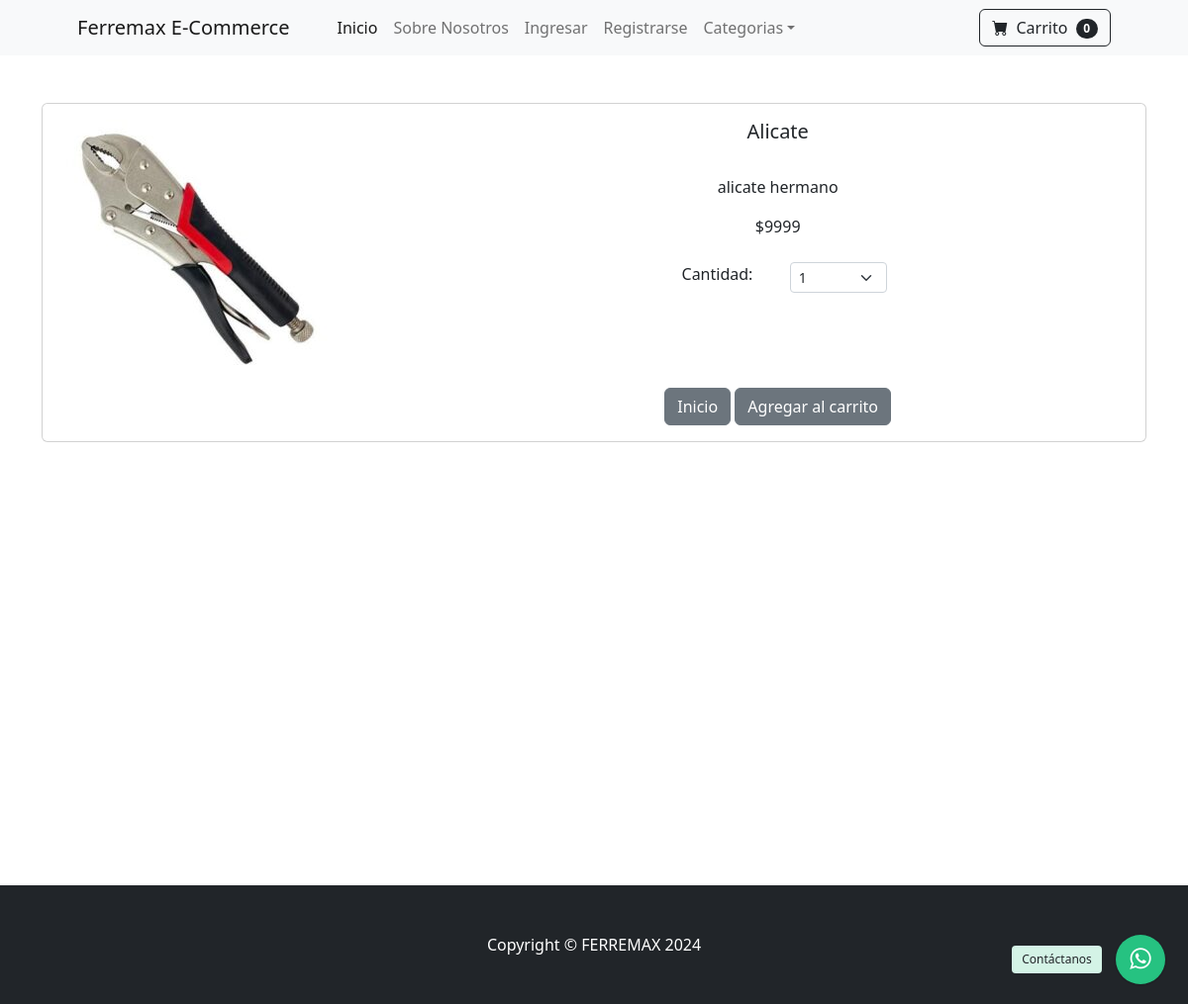
The page /product/14 on the database its author committed.
### store/models.py (models this page shows, shortened)
class Product(models.Model):
    name = models.CharField(max_length=100)
    price = models.DecimalField(default=0, decimal_places=0, max_digits=6)
    category = models.ForeignKey(Category, on_delete=models.CASCADE, default=1)
    description = models.CharField(max_length=250, default='', blank=True, null=True)
    image = models.ImageField(upload_to='uploads/product/')
    is_sale = models.BooleanField(default=False)
    sale_price = models.DecimalField(default=0, decimal_places=0, max_digits=6)

### store/views.py (the view)
# urls.py: path('product/<int:pk>', views.product, name='product'),
def product(request,pk):
        product = Product.objects.get(id=pk)
        return render(request, 'product.html', {'product':product})

### cart/cart.py (called while the page is built)
    def __len__(self):
        return len(self.cart)

### cart/context_processors.py (called while the page is built)
def cart(request):
    return{'cart': Cart(request)}

### store/templates/product.html (shortened to what this page needs)
{% extends 'base.html' %}
{% block content %}
<br/><br/>
    <div class="container">
        <div class="card mb-3">
            <div class="row g-0">
              <div class="col-md-4">
                <img src="{{ product.image.url }}" class="img-fluid rounded-start" alt="...">
              </div>
              <div class="col-md-8">
                <div class="card-body">
                    <center>
                    <h5 class="card-title">{{product.name}}</h5>
                    <br/>
                    <p class="card-text justified">{{ product.description }}</p>
                    {% if product.is_sale %}
                        <div class="badge bg-dark text-white position-absolute" style="top: 0.5rem; right: 0.5rem">Sale</div>
                        <strike>${{ product.price }}</strike>
                        &nbsp;
                        ${{ product.sale_price }}
                    {% else %}
                        ${{product.price}}
                    {% endif %}
                    <br/><br/>
<div class="row justify-content-center">
  <div class="col-md-2">Cantidad: </div>
                      <div class="col-md-2">
                      <select class="form-select form-select-sm" id="qty-cart">
                        <option value="1">1</option>
                      </select>
                      </div>
                    </div>
                    <br/><br/>
                    <br/><br/>
                    <a href="{% url 'home' %}" class="btn btn-secondary">Inicio</a>
                    <button type="button" value="{{ product.id }}" class="btn btn-secondary" id="add-cart">Agregar al carrito</button>
                    </center>
                </div>
              </div>
            </div>
          </div>
    </div>
    <br/><br/>
    <br/><br/>
    <br/><br/>
    <br/><br/>
    <br/><br/>
    <br/><br/>
    <br/><br/>
    <br/><br/>
    <br/><br/>
{% endblock %}

### rows shown on the page
Product: image (picture), name "Alicate", description "alicate hermano", price "9999"

### other values the page prints
{{ cart|length }} "0"
